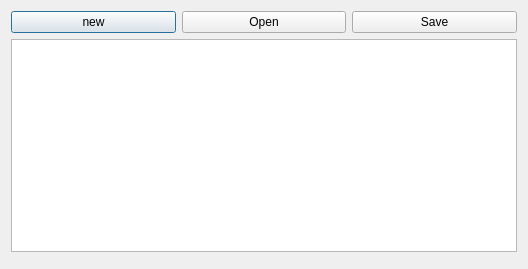
<?xml version="1.0" encoding="UTF-8"?>
<ui version="4.0">
 <class>Dialog</class>
 <widget class="QDialog" name="Dialog">
  <property name="geometry">
   <rect>
    <x>0</x>
    <y>0</y>
    <width>528</width>
    <height>269</height>
   </rect>
  </property>
  <property name="windowTitle">
   <string>Dialog</string>
  </property>
  <layout class="QVBoxLayout" name="verticalLayout">
   <item>
    <layout class="QGridLayout" name="gridLayout">
     <item row="0" column="0">
      <widget class="QPushButton" name="btnNew">
       <property name="text">
        <string>new</string>
       </property>
       <property name="icon">
        <iconset>
         <normalon>:/files/images/file.png</normalon>
        </iconset>
       </property>
      </widget>
     </item>
     <item row="0" column="1">
      <widget class="QPushButton" name="btnOpen">
       <property name="text">
        <string>Open</string>
       </property>
       <property name="icon">
        <iconset>
         <normalon>:/files/images/folder.png</normalon>
        </iconset>
       </property>
      </widget>
     </item>
     <item row="0" column="2">
      <widget class="QPushButton" name="btnSave">
       <property name="text">
        <string>Save</string>
       </property>
       <property name="icon">
        <iconset>
         <normalon>:/files/images/save.png</normalon>
        </iconset>
       </property>
      </widget>
     </item>
    </layout>
   </item>
   <item>
    <widget class="QPlainTextEdit" name="plainTextEdit"/>
   </item>
   <item>
    <widget class="QDialogButtonBox" name="buttonBox">
     <property name="standardButtons">
      <set>QDialogButtonBox::NoButton</set>
     </property>
    </widget>
   </item>
  </layout>
 </widget>
 <resources/>
 <connections/>
</ui>
